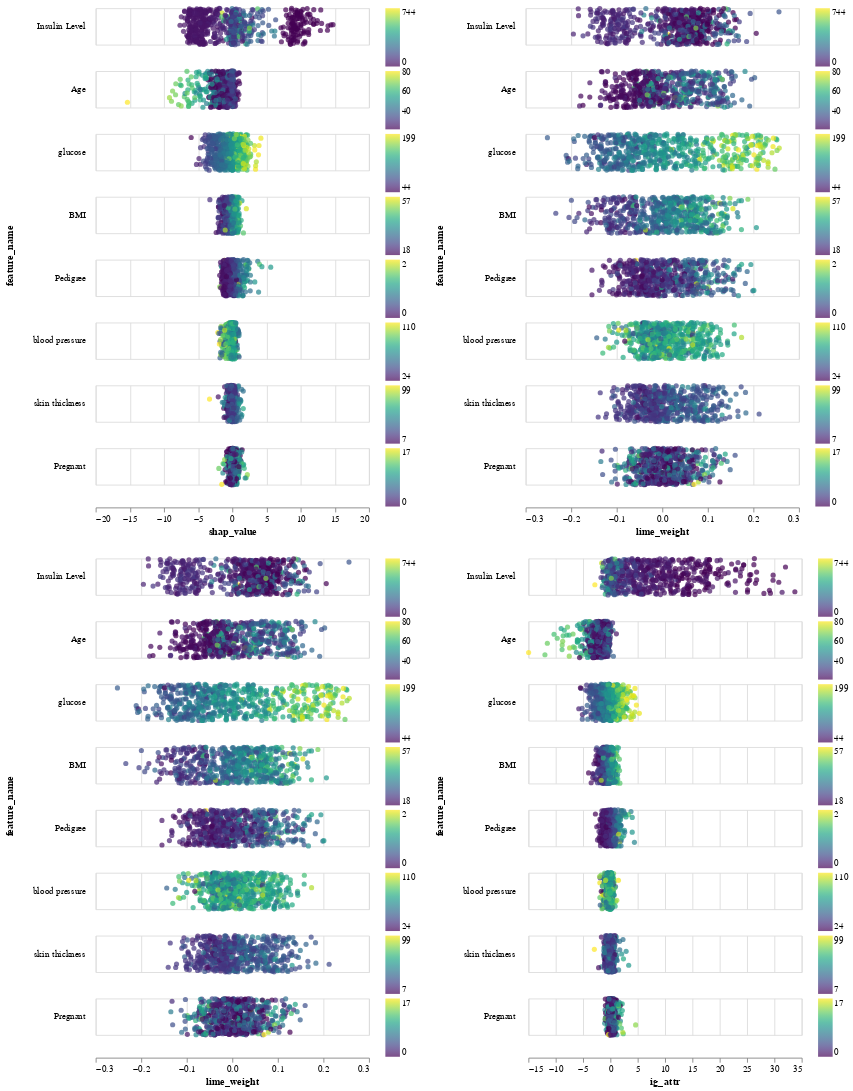

Source (notebook cell):
### Markdown cell above
### Summary Strip Plot

### Code cell
view_row1 = charts['shap_value'] | charts['lime_weight'] 
row2 = charts['lime_weight'] | charts['ig_attr']
chart = alt.vconcat(view_row1, row2)
chart

### Figure 1 — Vega-Lite specification as saved in the notebook (floating-point values rounded to 4 significant figures; data arrays with more than 128 entries replaced by an {"elided": "..."} marker saying what was removed)
{"config": {"view": {"continuousWidth": 400, "continuousHeight": 300}}, "vconcat": [{"hconcat": [{"mark": "circle", "encoding": {"color": {"field": "feature_value", "scale": {"scheme": "viridis"}, "title": null, "type": "quantitative"}, "row": {"field": "feature_name", "header": {"labelAlign": "left", "labelAngle": 0}, "sort": ["Insulin Level", "Age", "glucose", "BMI", "Pedigree", "blood pressure", "skin thickness", "Pregnant"], "spacing": 0, "type": "nominal"}, "size": {"value": 32}, "x": {"field": "shap_value", "type": "quantitative"}, "y": {"axis": null, "field": "jitter", "type": "quantitative"}}, "height": 40, "resolve": {"scale": {"color": "independent"}}, "transform": [{"calculate": "random()", "as": "jitter"}], "width": 300}, {"mark": "circle", "encoding": {"color": {"field": "feature_value", "scale": {"scheme": "viridis"}, "title": null, "type": "quantitative"}, "row": {"field": "feature_name", "header": {"labelAlign": "left", "labelAngle": 0}, "sort": ["Insulin Level", "Age", "glucose", "BMI", "Pedigree", "blood pressure", "skin thickness", "Pregnant"], "spacing": 0, "type": "nominal"}, "size": {"value": 32}, "x": {"field": "lime_weight", "type": "quantitative"}, "y": {"axis": null, "field": "jitter", "type": "quantitative"}}, "height": 40, "resolve": {"scale": {"color": "independent"}}, "transform": [{"calculate": "random()", "as": "jitter"}], "width": 300}]}, {"hconcat": [{"mark": "circle", "encoding": {"color": {"field": "feature_value", "scale": {"scheme": "viridis"}, "title": null, "type": "quantitative"}, "row": {"field": "feature_name", "header": {"labelAlign": "left", "labelAngle": 0}, "sort": ["Insulin Level", "Age", "glucose", "BMI", "Pedigree", "blood pressure", "skin thickness", "Pregnant"], "spacing": 0, "type": "nominal"}, "size": {"value": 32}, "x": {"field": "lime_weight", "type": "quantitative"}, "y": {"axis": null, "field": "jitter", "type": "quantitative"}}, "height": 40, "resolve": {"scale": {"color": "independent"}}, "transform": [{"calculate": "random()", "as": "jitter"}], "width": 300}, {"mark": "circle", "encoding": {"color": {"field": "feature_value", "scale": {"scheme": "viridis"}, "title": null, "type": "quantitative"}, "row": {"field": "feature_name", "header": {"labelAlign": "left", "labelAngle": 0}, "sort": ["Insulin Level", "Age", "glucose", "BMI", "Pedigree", "blood pressure", "skin thickness", "Pregnant"], "spacing": 0, "type": "nominal"}, "size": {"value": 32}, "x": {"field": "ig_attr", "type": "quantitative"}, "y": {"axis": null, "field": "jitter", "type": "quantitative"}}, "height": 40, "resolve": {"scale": {"color": "independent"}}, "transform": [{"calculate": "random()", "as": "jitter"}], "width": 300}]}], "data": {"name": "data-7428debe37d335a98d76c908d6140270"}, "$schema": "https://vega.github.io/schema/vega-lite/v4.17.0.json", "datasets": {"data-7428debe37d335a98d76c908d6140270": {"elided": "5000 records"}}}
